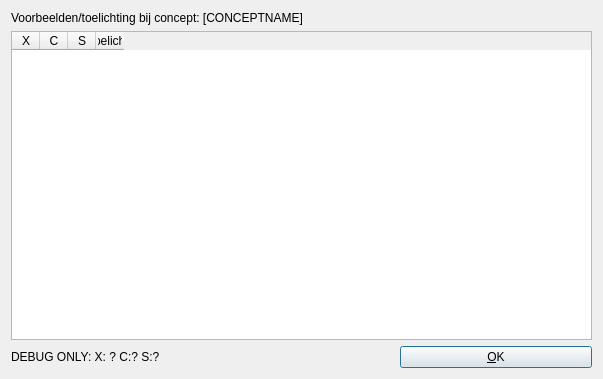
<?xml version="1.0" encoding="UTF-8"?>
<ui version="4.0">
 <class>QtRateConceptTallyDialogNewName</class>
 <widget class="QDialog" name="QtRateConceptTallyDialogNewName">
  <property name="geometry">
   <rect>
    <x>0</x>
    <y>0</y>
    <width>603</width>
    <height>379</height>
   </rect>
  </property>
  <property name="windowTitle">
   <string>De relevantie van voorbeelden en relaties</string>
  </property>
  <layout class="QGridLayout" name="gridLayout">
   <item row="0" column="1" colspan="3">
    <widget class="QLabel" name="label_concept_name">
     <property name="text">
      <string>Voorbeelden/toelichting bij concept: [CONCEPTNAME]</string>
     </property>
     <property name="wordWrap">
      <bool>true</bool>
     </property>
    </widget>
   </item>
   <item row="2" column="3">
    <widget class="QPushButton" name="button_ok">
     <property name="text">
      <string>&amp;OK</string>
     </property>
    </widget>
   </item>
   <item row="1" column="1" colspan="3">
    <widget class="QTableWidget" name="table">
     <attribute name="horizontalHeaderDefaultSectionSize">
      <number>28</number>
     </attribute>
     <column>
      <property name="text">
       <string extracomment="Complexiteit">X</string>
      </property>
      <property name="toolTip">
       <string extracomment="Complexiteit"/>
      </property>
      <property name="whatsThis">
       <string extracomment="Complexiteit"/>
      </property>
     </column>
     <column>
      <property name="text">
       <string extracomment="Concreetheid">C</string>
      </property>
      <property name="toolTip">
       <string extracomment="Concreetheid"/>
      </property>
      <property name="whatsThis">
       <string extracomment="Concreetheid"/>
      </property>
     </column>
     <column>
      <property name="text">
       <string extracomment="Specificiteit">S</string>
      </property>
      <property name="toolTip">
       <string extracomment="Specificiteit"/>
      </property>
      <property name="whatsThis">
       <string extracomment="Specificiteit"/>
      </property>
     </column>
     <column>
      <property name="text">
       <string>Voorbeelden/toelichtingen/relaties</string>
      </property>
     </column>
    </widget>
   </item>
   <item row="2" column="1" colspan="2">
    <widget class="QLabel" name="label_debug">
     <property name="text">
      <string>DEBUG ONLY: X: ? C:? S:?</string>
     </property>
    </widget>
   </item>
  </layout>
 </widget>
 <tabstops>
  <tabstop>table</tabstop>
  <tabstop>button_ok</tabstop>
 </tabstops>
 <resources/>
 <connections/>
</ui>
